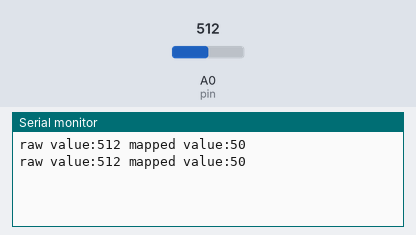
A sketch run on a simulated Arduino Uno, built with avr-gcc and run on an emulated ATmega328P. Shown: the last lines printed to the serial monitor. The test bench sets the inputs (shaded band); at power-on: A0 (pin) = 512.

Above: at 2.8 s.
2.9 s: A0 (pin) set to 716
At 4.5 s:
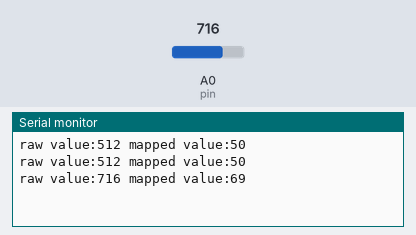
5.6 s: A0 (pin) set to 900
At 7.3 s:
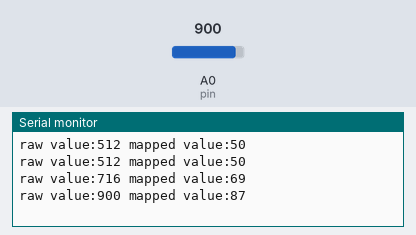
Timing chart, 0 to 8.8 s (numbered marks = the images above; inputs shaded):
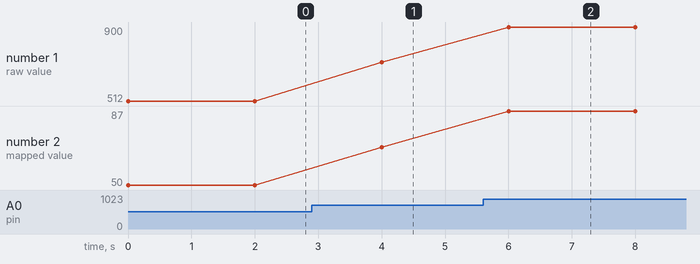

The sketch:

sketch_testAnalogInput.ino
```cpp
/*
 * This sketch is to test the very first step of the servo-caldaia:
 * receive an analog input
 */

// declare the pin
int pin = A0;

void setup() {

  // init the serial port
  Serial.begin(9600);
}

void loop() {

  int rawValue = analogRead(pin);
  int mapValue = map(rawValue,0,1023,0,100);

  Serial.print("raw value:");
  Serial.print(rawValue);
  Serial.print(" mapped value:");
  Serial.println(mapValue);

  delay(2000);
}
```

Measured:
- after the input at 2.9 s, the serial monitor: prints a new line after 1.1 s (image 1)
- after the input at 5.6 s, the serial monitor: prints a new line after 0.40 s (image 2)
- plotted number 1: 512 → 716 after the input at 2.9 s, 716 → 900 after the input at 5.6 s
- plotted number 2: 50 → 69 after the input at 2.9 s, 69 → 87 after the input at 5.6 s
